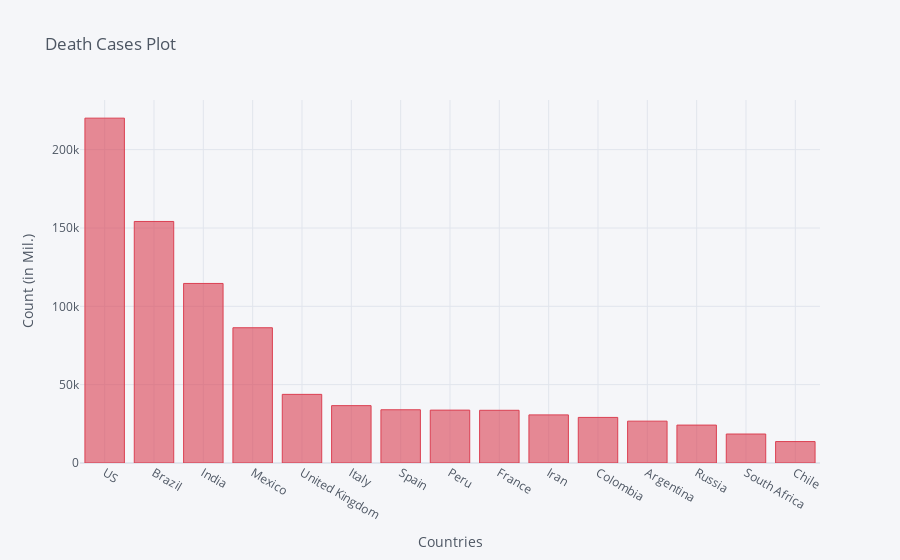

Source (notebook cell):
### Code cell
death_df2_plot.iplot(kind='bar', x='Country/Region', y='10/19/20',color='red',
                    title='Death Cases Plot',xTitle='Countries',yTitle='Count (in Mil.)')

### Figure 1 — Plotly figure (JSON) as saved in the notebook; plotly's stock layout.template omitted (floating-point values rounded to 4 significant figures)
{"data": [{"marker": {"color": "rgba(219, 64, 82, 0.6)", "line": {"color": "rgba(219, 64, 82, 1.0)", "width": 1}}, "name": "10/19/20", "orientation": "v", "text": "", "type": "bar", "x": ["US", "Brazil", "India", "Mexico", "United Kingdom", "Italy", "Spain", "Peru", "France", "Iran", "Colombia", "Argentina", "Russia", "South Africa", "Chile"], "y": [220119, 154176, 114610, 86338, 43816, 36616, 33992, 33759, 33647, 30712, 29102, 26716, 24205, 18492, 13676]}], "layout": {"legend": {"bgcolor": "#F5F6F9", "font": {"color": "#4D5663"}}, "paper_bgcolor": "#F5F6F9", "plot_bgcolor": "#F5F6F9", "title": {"font": {"color": "#4D5663"}, "text": "Death Cases Plot"}, "xaxis": {"gridcolor": "#E1E5ED", "showgrid": true, "tickfont": {"color": "#4D5663"}, "title": {"font": {"color": "#4D5663"}, "text": "Countries"}, "zerolinecolor": "#E1E5ED"}, "yaxis": {"gridcolor": "#E1E5ED", "showgrid": true, "tickfont": {"color": "#4D5663"}, "title": {"font": {"color": "#4D5663"}, "text": "Count (in Mil.)"}, "zerolinecolor": "#E1E5ED"}}}
